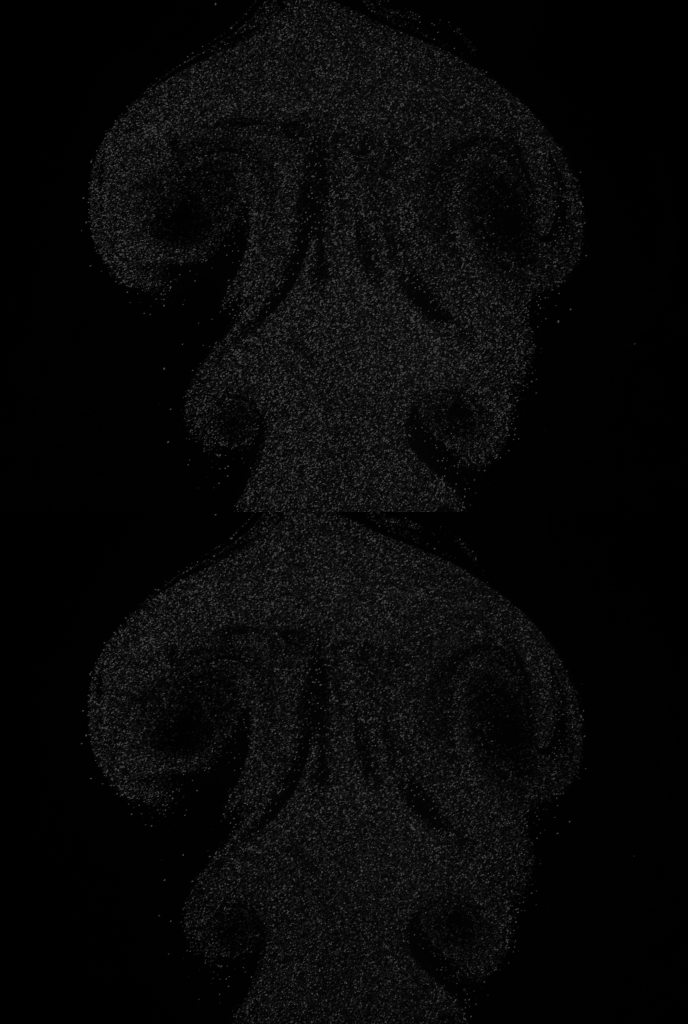
%> input picture src_Matlab__to_be_ported/B00001.tif, 1376 x 2048 px (shown at 1/2 size); its folder holds only this picture in this run
$ octave myPIV7.m   (GNU Octave 9; MATLAB toolbox functions it lacks are replaced by stand-ins)
%> lines starting %> are read from the running program, lines starting %| are printed output that depends on the picture; in (x1, y1, x2, y2) boxes, pixels count from 0 and x2, y2 are one past the last pixel; in counts of white or black regions, pixels touching at a corner belong together; the program's own positions count from 1
### src_Matlab__to_be_ported/create_IW_grid.m
function IW_grid = create_IW_grid(img_w, img_h, IW_size, overlap)
  % Input arguments:
  %   img_w  : width of source image A      [px]
  %   img_h  : height of source image A     [px]
  %   IW_size: interrogation window size    [px]
  %   overlap factor:                       [0-1]
  %     0  : no window overlap
  %     0.5: 50% window overlap
  %
  % Output arguments:
  %   IWs                                   [structure]
  %     .IW_size : direct copy of input parameter 'IW_size'
  %     .overlap : direct copy of input parameter 'overlap'
  %     .nIWs_x  : number of interrogation windows along the x direction
  %     .nIWs_y  : number of interrogation windows along the y direction
  %     .nIWs    : total number of interrogation windows
  %     .x       : meshgrid of the x-positions of the IW centers  [px]
  %     .y       : meshgrid of the y-positions of the IW centers  [px]
  %     .x_range : array containing [min max] x-pos per IW        [px]
  %     .y_range : array containing [min max] y-pos per IW        [px]
  %
  % Dennis van Gils
  % 24-02-2016

  % Store the input arguments in the output structure
  IW_grid.IW_size = IW_size;
  IW_grid.overlap = overlap;

  % Calculate number of IWs that will fit in the source image
  nIWs_x = floor((img_w - IW_size)/IW_size/(1 - overlap)) + 1;
  nIWs_y = floor((img_h - IW_size)/IW_size/(1 - overlap)) + 1;
  IW_grid.nIWs_x = nIWs_x;
  IW_grid.nIWs_y = nIWs_y;
  IW_grid.nIWs   = nIWs_x * nIWs_y;

  % Calculate IW positions
  array_x = round((0:nIWs_x - 1) * (1 - overlap) * IW_size + ...
                  floor(IW_size/2) + 1);
  array_y = round((0:nIWs_y - 1) * (1 - overlap) * IW_size + ...
                  floor(IW_size/2) + 1);
  [IW_grid.x, IW_grid.y] = meshgrid(array_x, array_y);

  % Calculate IW ranges
  x_range = [array_x - floor(IW_size/2); array_x + floor(IW_size/2) - 1]';
  y_range = [array_y - floor(IW_size/2); array_y + floor(IW_size/2) - 1]';
  IW_grid.x_range = sortrows(repmat(x_range, nIWs_y, 1));
  IW_grid.y_range = repmat(y_range, nIWs_x, 1);

  fDEBUG = 0;
  if fDEBUG
    figure(1); clf
    plot(IW_grid.x_range(:, 1), IW_grid.y_range(:, 1), 'xg', ...
         'Linewidth', 2, 'DisplayName', 'IW starts')
    hold on
    plot(IW_grid.x_range(:, 2), IW_grid.y_range(:, 2), 'xr', ...
         'Linewidth', 2, 'DisplayName', 'IW endings')
    plot(IW_grid.x(:, 1), IW_grid.y(:, 1), 'ok', ...
         'DisplayName', 'IW centers')
    plot(IW_grid.x(1, :), IW_grid.y(1, :), 'ok', 'HandleVisibility', 'off')
    plot([img_w img_w], [1 img_h], '-', 'HandleVisibility', 'off')
    plot([1 img_w], [img_h img_h], '-', 'HandleVisibility', 'off')
    legend('Location', 'NO', 'Orientation', 'horizontal')
  end
end

### src_Matlab__to_be_ported/lookup_IW_Idx.m
function iIW = lookup_IW_Idx(IW_grid, x_pixel, y_pixel)
  % Lookup the index of the IW that has it's center closest to the input
  % location [x_pixel, y_pixel]
  %
  % Output arguments:
  %   iIW: linear index of the IW
  %
  % Dennis van Gils
  % 23-02-2016

  iIW_x = floor((x_pixel - floor(IW_grid.IW_size/2) - 1) / ...
               (IW_grid.IW_size*(1 - IW_grid.overlap)) + 1.5);
  iIW_y = floor((y_pixel - floor(IW_grid.IW_size/2) - 1) / ...
               (IW_grid.IW_size*(1 - IW_grid.overlap)) + 1.5);
  iIW_x = min(iIW_x, IW_grid.nIWs_x);
  iIW_y = min(iIW_y, IW_grid.nIWs_y);
  iIW   = sub2ind([IW_grid.nIWs_y IW_grid.nIWs_x], iIW_y, iIW_x);

  %fprintf('%i, %i, %i\n', iIW, iIW_x, iIW_y)
end

### src_Matlab__to_be_ported/myPIV7.m
clr
%> (this line was passed over: clr is not available in this run)

fDEBUG = 0;
DEBUG.x_pixel = 305;
DEBUG.y_pixel = 561;
DEBUG.cm = {'r' 'g' 'm' 'w'};   % colormap of the IW borders per IW size

% DEBUG list:
% [1170, 350] using IW_SIZES = [64 32] and IW_OVERLAP = .5

% ------------------------------------------------------------------------
%   Walk over all files
% ------------------------------------------------------------------------
filelist = dir('B*.tif');
nFiles = length(filelist);

for iFile = 1:1
  % ----------------------------------------------------------------------
  %   Read images and remove background
  % ----------------------------------------------------------------------
  fn = char(filelist(iFile).name);
  img = imread(fn);
%> img is the input picture: size 2048x1376 uint8; min 0, max 63, mean 8.2

  % Read double image and split into frames A and B
  [img_h, img_w] = size(img);
  A = img(1:img_h/2, :);
  B = img(img_h/2+1:end, :);
  img_h = img_h/2;
  clear img

  % Background removal
  A = A - mean(mean(A));
  B = B - mean(mean(B));

  if fDEBUG
    % Show original full figure A
    h1 = figure(1); clf
    set(gcf, 'Position', [2580 -225 500 500])
    imshow(imadjust(A), 'InitialMagnification', 'fit', ...
           'Colormap', bone(256));
    title('frame A')
    axis on; axis tight; hold on
    h1_ax = gca;

    % Show original full figure B
    h2 = figure(2); clf
    set(gcf, 'Position', get(h1, 'Position') + [520 0 0 0])
    imshow(imadjust(B), 'InitialMagnification', 'fit', ...
           'Colormap', bone(256));
    title('frame B')
    axis on; axis tight; hold on
    h2_ax = gca;
    linkaxes([h1_ax h2_ax], 'xy')

    % Prepare figure 3 for showing correlation map
    h3 = figure(3); clf
    set(h3, 'Position', [650, 685, 500, 500])
    %set(h3, 'Position', [3620, -225, 500, 500])
  end

  % ----------------------------------------------------------------------
  %   Initialize
  % ----------------------------------------------------------------------

  % Set the IW sizes for multigrid analysis
  % Subsequent IW sizes should be the exact half of the prev IW size
  IW_SIZES   = [64 32];
  IW_OVERLAP = .5;

  % Allocate memory for multigrid maps
  nIW_SIZES   = length(IW_SIZES);
  IW_grid_As  = cell(nIW_SIZES, 1);
  IW_grid_Bs  = cell(nIW_SIZES, 1);
  vector_maps = cell(nIW_SIZES, 1);

  % ----------------------------------------------------------------------
  %   Walk over all interrogation window (IW) sizes
  % ----------------------------------------------------------------------

  for iIW_size = 1:nIW_SIZES
    IW_size = IW_SIZES(iIW_size);

    % Create IW_grid for frame A
    % Create IW_grid for frame B
    IW_grid_A = create_IW_grid(img_w, img_h, IW_size, IW_OVERLAP);
    IW_grid_B = IW_grid_A;

    % Already store IW_grid_A in the multigrid map for the first IW size
    if iIW_size == 1; IW_grid_As{1} = IW_grid_A; end

    % Allocate memory for displacement vector map
    vector_map.dx = zeros(IW_grid_A.nIWs_y, IW_grid_A.nIWs_x);
    vector_map.dy = zeros(IW_grid_A.nIWs_y, IW_grid_A.nIWs_x);

    % Retrieve previous displacement vector map
    if iIW_size > 1
      prev_IW_grid_A  = IW_grid_As{iIW_size - 1};
      prev_vector_map = vector_maps{iIW_size - 1};
    end

    % Look up the IW index to be debugged
    iIW_debug = lookup_IW_Idx(IW_grid_A, DEBUG.x_pixel, DEBUG.y_pixel);

    % --------------------------------------------------------------------
    %   Walk over all IWs of frame A
    % --------------------------------------------------------------------

    for iIW = 1:IW_grid_A.nIWs
      %fprintf('\niIW_x = %i, iIW_y = %i\n', iIW_x, iIW_y)

      % ------------------------------------------------------------------
      %   Retrieve image IW frame A
      % ------------------------------------------------------------------
      img_IW_A = A(IW_grid_A.y_range(iIW, 1):IW_grid_A.y_range(iIW, 2), ...
                   IW_grid_A.x_range(iIW, 1):IW_grid_A.x_range(iIW, 2));

      % ------------------------------------------------------------------
      %   Retrieve image IW frame B
      %   Apply window shifting technique
      % ------------------------------------------------------------------

      if iIW_size == 1
        % First IW size, no pre-shift available
        shift_x = 0;                                    % [px]
        shift_y = 0;                                    % [px]
      else
        % Pre-shift available
        % Calculate corresponding index of prev IW
        prev_iIW = lookup_IW_Idx(prev_IW_grid_A, ...
                                 IW_grid_A.x(iIW), IW_grid_A.y(iIW));

        shift_x = prev_vector_map.dx(prev_iIW);         % [px]
        shift_y = prev_vector_map.dy(prev_iIW);         % [px]
        if isnan(shift_x); shift_x = 0; end
        if isnan(shift_y); shift_y = 0; end
      end

      % Calculate center of the IW in frame B using window shifting
      IW_grid_B.x_range(iIW, :) = IW_grid_B.x_range(iIW, :) + shift_x;
      IW_grid_B.y_range(iIW, :) = IW_grid_B.y_range(iIW, :) + shift_y;

      % The IW should never be shifted outside of frame B
      IW_grid_B.x_range(iIW, :) = max(IW_grid_B.x_range(iIW, :), 1);
      IW_grid_B.x_range(iIW, :) = min(IW_grid_B.x_range(iIW, :), img_w);
      IW_grid_B.y_range(iIW, :) = max(IW_grid_B.y_range(iIW, :), 1);
      IW_grid_B.y_range(iIW, :) = min(IW_grid_B.y_range(iIW, :), img_h);

      img_IW_B = B(IW_grid_B.y_range(iIW, 1):IW_grid_B.y_range(iIW, 2), ...
                   IW_grid_B.x_range(iIW, 1):IW_grid_B.x_range(iIW, 2));

      if fDEBUG && iIW == iIW_debug
        % Show interrogation windows on top of image
        show_IW_borders(h1_ax, IW_grid_A, iIW, DEBUG.cm{iIW_size})
        show_IW_borders(h2_ax, IW_grid_B, iIW, DEBUG.cm{iIW_size})

        % Zoom to the vicinity of the largest corresponding IW
        iIW_tmp = lookup_IW_Idx(IW_grid_As{1}, ...
                                DEBUG.x_pixel, DEBUG.y_pixel);
        zoom_extend = floor([-IW_size IW_size]/2);
        xlim(h1_ax, IW_grid_As{1}.x_range(iIW_tmp, :) + zoom_extend)
        ylim(h1_ax, IW_grid_As{1}.y_range(iIW_tmp, :) + zoom_extend)
        xlim(h2_ax, IW_grid_As{1}.x_range(iIW_tmp, :) + zoom_extend)
        ylim(h2_ax, IW_grid_As{1}.y_range(iIW_tmp, :) + zoom_extend)
      end

      % ------------------------------------------------------------------
      %   Perform cross-correlation
      % ------------------------------------------------------------------

      if max(img_IW_A(:)) == 0 || max(img_IW_B(:)) == 0
        C = nan;                    % Save computation time
      else
        C = xcorr2(double(img_IW_B), double(img_IW_A));
        C = C/max(C(:));            % Normalize
      end

      % Find maximum correlation peak
      if isnan(max(C(:)))
        dx = nan; dy = nan;
      else
        [maxC, iMaxC] = max(C(:));
        [peak_y, peak_x] = ind2sub(size(C), iMaxC);

        % ----------------------------------------------------------------
        %   Perform sub-pixel algorithm, 3-point Gaussian fit
        %   But only on the smallest IW size
        % ----------------------------------------------------------------

        if iIW_size == nIW_SIZES
          peak_x_sub = subpx_3pgf(C(peak_y, :), peak_x);
          peak_y_sub = subpx_3pgf(C(:, peak_x), peak_y);
          peak_x = peak_x_sub;
          peak_y = peak_y_sub;
        end

        % Calculate displacement vector
        dx = peak_x - IW_size + shift_x;
        dy = peak_y - IW_size + shift_y;

        if fDEBUG && iIW == iIW_debug && numel(C) > 1
          % Show correlation map
          figure(h3); cla
          imshow(C, 'InitialMagnification', 'fit', 'Colormap', jet(256))
          hold on
          plot([IW_size IW_size], [1 2*IW_size-1], '-k', 'LineWidth', 1.5)
          plot([1 2*IW_size-1], [IW_size IW_size], '-k', 'LineWidth', 1.5)
          plot(peak_x, peak_y, '+k', 'LineWidth', 2)
          title(['iIW = ' num2str(iIW)])
          xlabel('\delta_x [px]')
          ylabel('\delta_y [px]')
          axis on; axis tight

          % Show quiver
          quiver(h1_ax, IW_grid_A.x(iIW), IW_grid_A.y(iIW), ...
                 dx, dy, 2, 'Color', DEBUG.cm{iIW_size}, 'Linewidth', 2)
          drawnow
        end
      end

      % ------------------------------------------------------------------
      %  Store IW results
      % ------------------------------------------------------------------

      % Store result in vector map
      vector_map.dx(iIW) = dx;
      vector_map.dy(iIW) = dy;

      % ------------------------------------------------------------------
      % ------------------------------------------------------------------
      %  End: all IWs of the current IW_grid are processed
      % ------------------------------------------------------------------
      % ------------------------------------------------------------------
    end

    % --------------------------------------------------------------------
    %   Calculate derived quantities of the full maps
    % --------------------------------------------------------------------

    % Calculate velocity magnitude
    vector_map.vel_mag = sqrt(vector_map.dx.^2 + vector_map.dy.^2);

    % Plot velocity magnitude
    h = figure;
    imshow(vector_map.vel_mag, [0 max(vector_map.vel_mag(:))], ...
           'InitialMagnification', 'fit', 'Colormap', jet(256))
    title(['IW size = ' num2str(IW_size) ...
           ', overlap = ' num2str(IW_OVERLAP)])
    axis on; axis tight

    % --------------------------------------------------------------------
    %  Detect bad vectors
    % --------------------------------------------------------------------

    % Filter vectors based on median absolute deviation
    outlier_threshold = 2;
    c = (vector_map.vel_mag(:) - nanmedian(vector_map.vel_mag(:))) / ...
        mad(vector_map.vel_mag(:));
    iRemove = find(c > (nanmean(abs(c)) + ...
                        nanstd(abs(c)) * outlier_threshold));

    [i, j] = ind2sub([IW_grid_A.nIWs_y, IW_grid_A.nIWs_x], iRemove);
    hold on
    plot(j, i, 'xk', 'MarkerSize', 6, 'LineWidth', 2)

    vector_map_filt = vector_map;
    vmf_x  = IW_grid_A.x;
    vmf_y  = IW_grid_A.y;
    vmf_dx = vector_map.dx;
    vmf_dy = vector_map.dy;
    vmf_dx(iRemove) = nan;
    vmf_dy(iRemove) = nan;
    vmf_x(isnan(vmf_dx)) = nan;
    vmf_y(isnan(vmf_dx)) = nan;
    vector_map_filt.x  = vmf_x;
    vector_map_filt.y  = vmf_y;
    vector_map_filt.dx = vmf_dx;
    vector_map_filt.dy = vmf_dy;
    vector_map_filt.vel_mag(iRemove) = nan;
    %vector_map_wrong.x = vector_map.dx(iRemove

    fprintf('filtered vectors: %i\n', length(iRemove))

    %disp('')
    %pause


    % --------------------------------------------------------------------
    %  Store multigrid maps
    % --------------------------------------------------------------------

    IW_grid_As{iIW_size}  = IW_grid_A;
    IW_grid_Bs{iIW_size}  = IW_grid_B;
    vector_maps{iIW_size} = vector_map;
  end
%> this loop made 2 passes
%> (iRemove, i, j) on pass 1: ([133; 237; 371; 1127; 1133], [9; 20; 30; 11; 17], [5; 8; 12; 37; 37])
%> (printed output is left out)
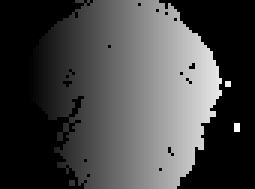
%> vmf_x: size 63x85 double (shown 3 times larger); 42.15% of the values are NaN or infinite; the others: min 161, max 1281, mean 684.7; drawn with min black, max white, NaN and infinite black
%> after the loop, C = NaN; IW_grid_As = {{IW_size 64, overlap 0.5, nIWs_x 42, nIWs_y 31, nIWs 1302}, {IW_size 32, overlap 0.5, nIWs_x 85, nIWs_y 63, nIWs 5355}}; IW_grid_Bs has the same summary as IW_grid_As; dx = NaN; dy = NaN; iMaxC = 1985; maxC = 1; peak_x = 32.28; peak_x_sub = 32.28; peak_y = 32; peak_y_sub = 32; prev_iIW = 1302; shift_x = 0; shift_y = 0; vector_maps = 2 items
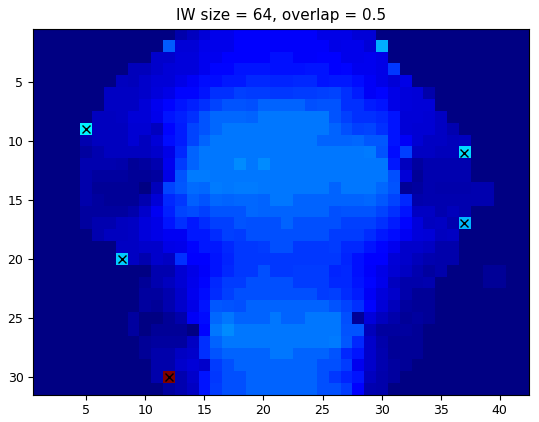
%> figure redrawn from the program's plot data
end

% [18 lines of commented-out code are left out]
vector_scale = 0;
vector_magnificier = 3;

if 1
  % Show original full figure A
  h6 = figure(6); clf
  set(gcf, 'Position', [60, 60, 500, 500])
  imshow(imadjust(A), 'InitialMagnification', 80, 'Colormap', bone(256));
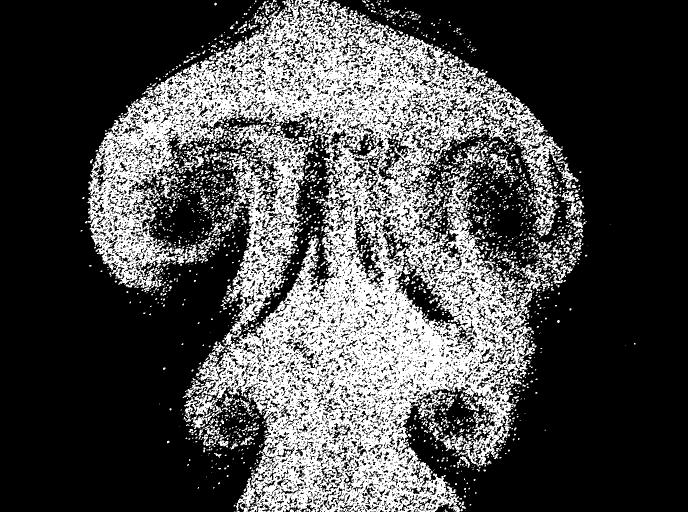
%> displayed picture: size 1024x1376x3, on the screen's scale of 0 to 255 (shown at 1/2 size); 29.5% white; 2835 white regions (2339 under 20 px), largest, box (x1, y1, x2, y2) and area: (175, 0, 1157, 1024) 366387, (1049, 490, 1146, 563) 1880, (368, 789, 436, 858) 1681
  hold on
  tmp = get(gcf, 'Position');
  set(gcf, 'Position', [2580, -225, tmp(3), tmp(4)])

  % Show simple quiver map
  quiver(IW_grid_A.x, ...
         IW_grid_A.y, ...
         vector_map.dx * vector_magnificier, ...
         vector_map.dy * vector_magnificier, ...
         vector_scale, 'r', 'LineWidth', 2)
  xlim([1 img_w])
  ylim([1 img_h])
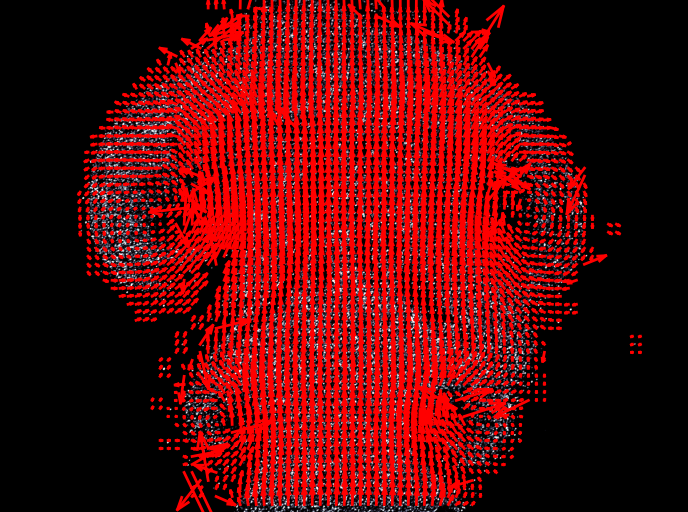
%> figure redrawn from the program's plot data; shown at 1/2 size
end

% ------------------------------------------
%  Show velocity magnitude color backdrop
% ------------------------------------------

vel_mag       = vector_map_filt.vel_mag;
vel_mag_uint8 = uint8(vel_mag / max(vel_mag(:)) * 255);
cm = jet(256);

% Turn vel mag into rgb image
if 1
  h7 = figure(7); clf
  [px_x, px_y] = meshgrid(1:img_w, 1:img_h);
  %vel_mag(isnan(vel_mag)) = 0;
  vel_mag_img = interp2(IW_grid_A.x, ...
                        IW_grid_A.y, ...
                        vel_mag, ...
                        px_x, px_y, ...
                        'nearest');
  vel_mag_img = ind2rgb(uint8(vel_mag_img/max(vel_mag_img(:))*255), jet(256));
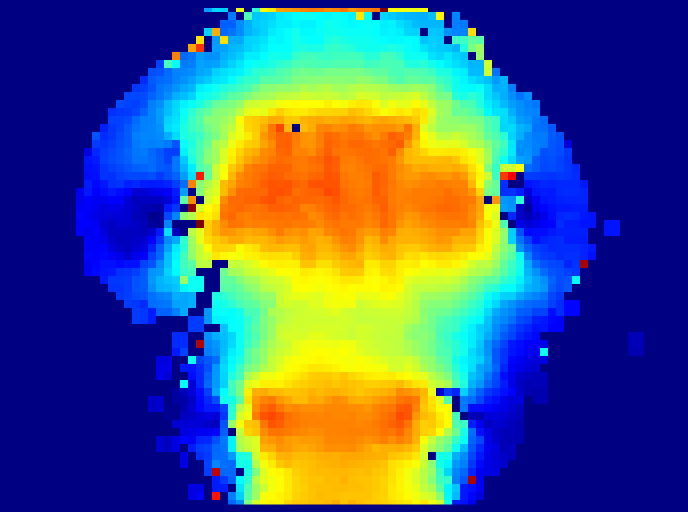
%> vel_mag_img: size 1024x1376x3 double (shown at 1/2 size); mean R, G, B 0.28, 0.365, 0.498
  img=imfuse(vel_mag_img, ind2rgb(imadjust(A), gray(256)), 'blend');
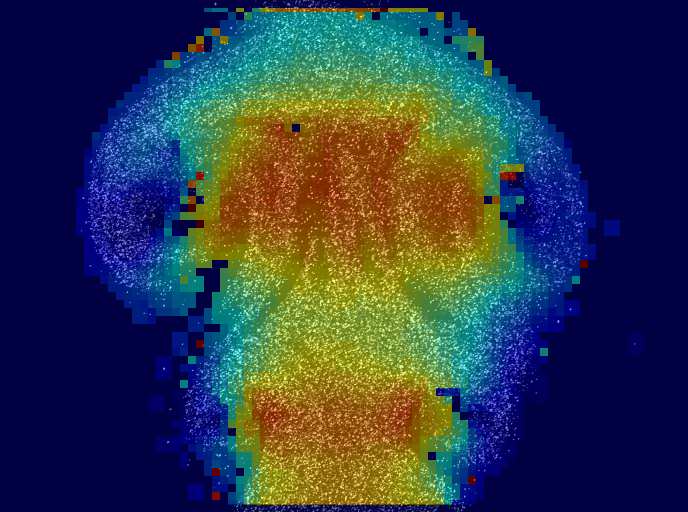
%> img: size 1024x1376x3 uint8 (shown at 1/2 size); mean R, G, B 46.7, 57.6, 74.7
  imagesc(img)
  set(gcf, 'Position', [2626, -240, tmp(3), tmp(4)])
  set(gca, 'Position', [0.06 0.05 .9 .95])
  axis equal
  xlim([1 img_w])
  ylim([1 img_h])
  hold on

  quiver(vector_map_filt.x, ...
         vector_map_filt.y, ...
         vector_map_filt.dx * vector_magnificier, ...
         vector_map_filt.dy * vector_magnificier, ...
         vector_scale, 'w', 'LineWidth', 1.5)
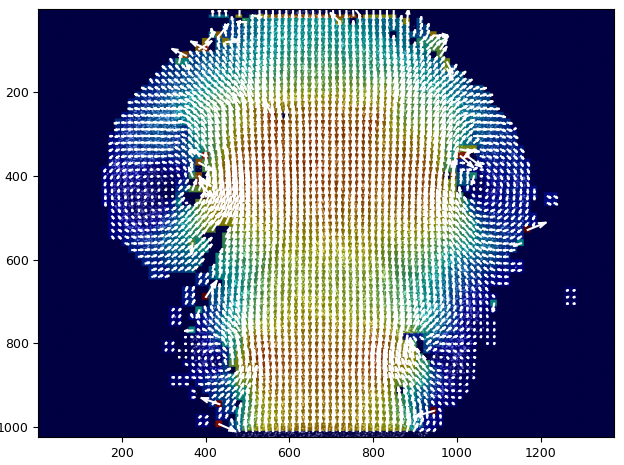
%> figure redrawn from the program's plot data
end

% ------------------------------------------
%  Individually colored vectors
% ------------------------------------------

if 0
  % Show original full figure A
  h8 = figure(8); clf
  set(gcf, 'Position', [60, 60, 500, 500])
  imshow(imadjust(A), 'InitialMagnification', 80, 'Colormap', bone(256));
  hold on
  tmp = get(gcf, 'Position');
  set(gcf, 'Position', [2580, -225, tmp(3), tmp(4)])

  for iVector = 1:numel(vector_map.dx)
    vel_mag_color = cm(vel_mag_uint8(iVector) + 1, :);

    quiver(vector_map_filt.x(iVector), ...
           vector_map_filt.y(iVector), ...
           vector_map_filt.dx(iVector) * vector_magnificier, ...
           vector_map_filt.dy(iVector) * vector_magnificier, ...
           vector_scale, 'LineWidth', 1.5, ...
           'Color', vel_mag_color, ...
           'MarkerFaceColor', vel_mag_color)
  end
  set(gca, 'YDir', 'reverse')
  axis tight; axis square
end
